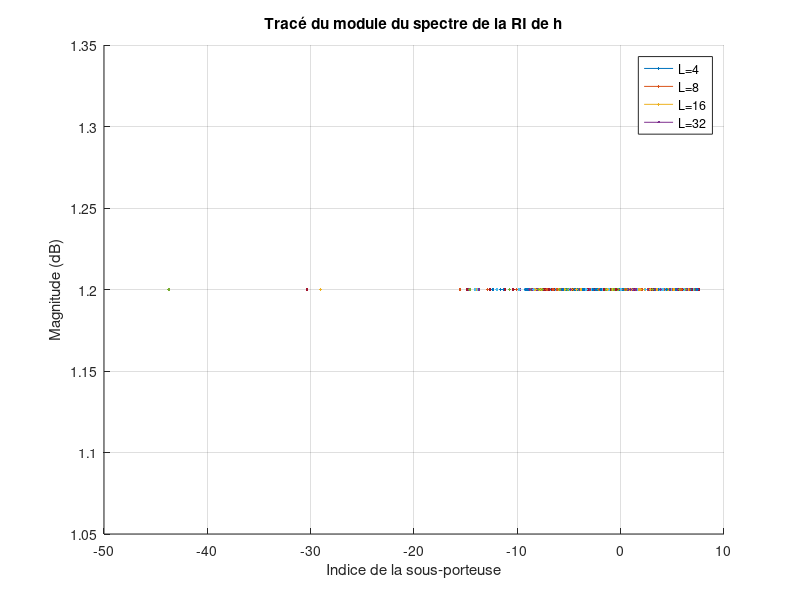
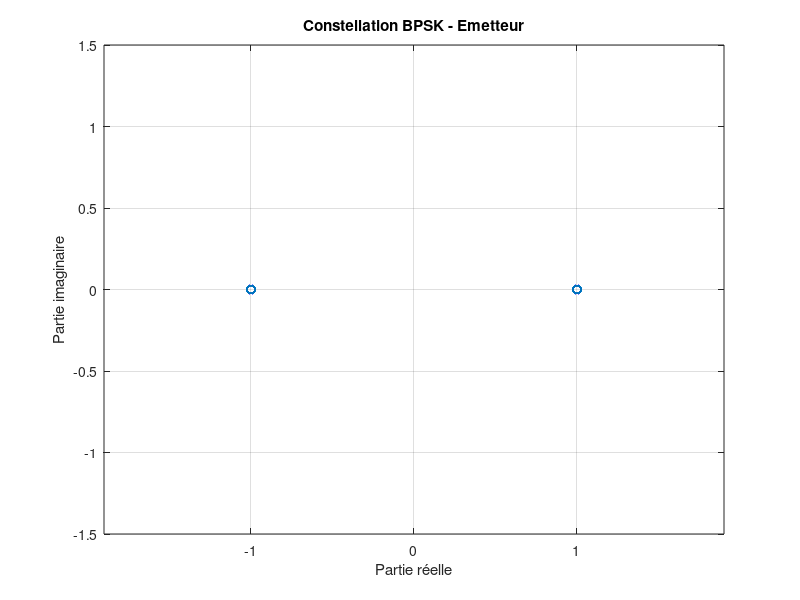
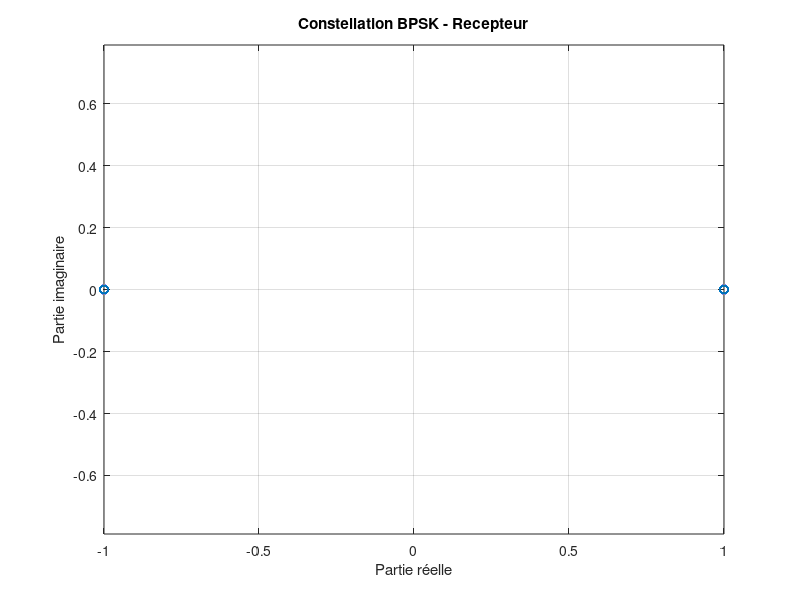

Write MATLAB code to recreate these figures, in order. (Note: this script raises an error after producing the figures.)
clear
clc
close all

% Implémentation modulation/démodulation OFDM

% Chaine de communication OFDM (Wifi, 4G, 4G Edge, 5G, ...)

% Version avec intervalle de garde

%% Paramètres
M = 2; % BPSK
cstl = exp(1j*2*pi*(0:M-1)/M);

N = 128; % Nb de sous porteuses
K = 500; % Nb de symboles par sous-porteuses

nb_classes = 100;
L = 16; % Longueur du préfixe cyclique

% Paramètres bruit blanc
sigma = 0;

%% Emetteur 
idx = randi([0, M-1], 1, K*N);
S = cstl(idx + 1); %Stream de symboles

% Démultiplexage (Passage d'un signal série à un signal parallèle)
S_reshaped = reshape(S, N, K); 

% Bloc IFFT pour la modulation
S_ifft = ifft(S_reshaped, N, 1)*sqrt(N);

% Insertion préfixe cylclique
S_Prefixced = S_ifft(N-L+1:end,:); 
Sn_Prefixced = [S_Prefixced; S_ifft];

% Multiplexage (Permet de passer à des signaux en série)
x = Sn_Prefixced(:).';

%% Canal 

% Fonction de transfert du canal (Canal complexe de variance 1/L)
%h=1; %Pour tester que le TEB = 0 couplé à sigma = 0, question (3.2.2)
h = sqrt(1/(2*L)) * (randn(1,L) + 1j*randn(1,L));

% Convolution du signal avec la réponse impulsionnelle du canal
x_canal = conv(x, h);
x_canal = x_canal(1:length(x));

% Génération d'un bruit blanc Gaussien
bruit_blanc = randn(1, (N+L)*K) * sqrt(sigma);

% Signal bruité
x_bruite = x_canal + bruit_blanc;

%% Récepteur
% Signal recu en série

% Démultiplexage (Passage d'un signal série à un signal parallèle)
R_reshaped = reshape(x_bruite, (N+L), K);

% On enleve le préfixe cyclique
R_sansPrefix = R_reshaped(L+1:end, :); % Matrice sans prefixe cyclique

% Bloc FFT pour la démodulation
S_fft = fft(R_sansPrefix, N, 1)/sqrt(N);

% Egalistation/Forcage à zéro
H = fft(h,N).';
S_estime = S_fft ./ H;

% Multiplexage (Permet de passer à des signaux en série)
S_recieved = S_estime(:).'; % Symboles reçus

%% Bloc de décision
S_decode = zeros(1, K*N);    % vecteur ligne

for i= 1:(K*N)
    if real(S_recieved(i))> 0 
        S_decode(i) = 0; % BPSK: 1 for positive real part
    else
        S_decode(i) = 1; % BPSK: 0 for non-positive real part
    end
end


%% TEB (Taux d'erreur binaire)
TEB = sum(S_decode ~= idx)/(K*N);

%% Affichages

% Module du spectre de la RI
L = 4;

figure; 
hold on; 
for i=1:4
    h = sqrt(1/(2*L)) * (randn(1,L) + 1j*randn(1,L));
    H = abs(fft(h, N));
    plot(20*log10(H), LineWidth=1.2);
    L = L * 2;
end

title('Tracé du module du spectre de la RI de h');
xlabel('Indice de la sous-porteuse');
ylabel('Magnitude (dB)');
legend('L=4', 'L=8', 'L=16', 'L=32', 'Location', 'best');
grid on;

% Constellations

% Affichage constellation côté émetteur 
figure;
plot(real(S), imag(S), 'o');
xlabel('Partie réelle');
ylabel('Partie imaginaire');
ylim([-1.5;1.5]);
title('Constellation BPSK - Emetteur');
axis equal;
grid on;

% Affichage constellation côté récepteur 
figure;
plot(real(S_recieved), imag(S_recieved), 'o');
xlabel('Partie réelle');
ylabel('Partie imaginaire');
title('Constellation BPSK - Recepteur');
axis equal;
grid on;

% Histogrammes

% Histogramme partie réelle trame OFDM
figure;
histogram(real(x),nb_classes);
xlabel('Symbole');
ylabel('Nombre');
title('Histogramme partie réelle trame OFDM');
grid on;

% Histogramme partie imaginaire trame OFDM
figure;
histogram(imag(x),nb_classes);
xlabel('Symbole');
ylabel('Nombre');
title('Histogramme partie imaginaire trame OFDM');
grid on;

% Module et phase de h
L = 16;
h = sqrt(1/(2*L)) * (randn(1,L) + 1j*randn(1,L));
H = fft(h,N);

H_mod = abs(H);
H_phase = atan2(imag(H), real(H))*180/pi;

figure;
subplot(2,1,1);
plot(H_mod)
title('Module de H[k] pour L = 16');
ylabel('Module de H');
grid on; 

subplot(2,1,2);
plot(H_phase)
ylabel('Phase (°)'); 
xlabel('Indice de sous-porteuse k');
title('Phase de H en degré');
grid on; 
